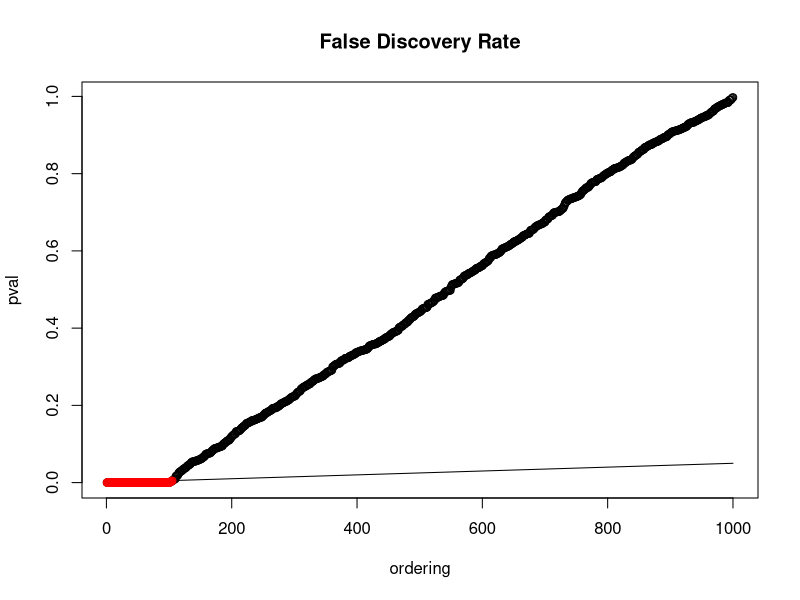

Source code (R):
## ---- chunk 1
knitr::opts_chunk$set(echo = TRUE)
## ---- chunk 2
v1=c(1e-5*runif(100),runif(900)) # Using the input vector
Q=0.05 # Setting the Q value
o1<-order(v1) # Generating the order for the input test vector
pvec<-v1[o1] # Sorting the vector and storing the sorted array in pvec
m<-length(v1) # Obtaining the number of hypothesis by calculating the length of test vector
qline<-Q*c(1:m)/m # Generating Q line for given length
plot(c(c(1:m),c(1:m)),c(qline,pvec),type ="n",xlab ="ordering",ylab="pval",main = "False Discovery Rate") # Plotting the sorted p values with Q Line. Here we are setting up the axes
lines(c(1:m),qline) # Adding Q line
points(c(1:m),pvec) # Adding the sorted test vector points
dv<-pvec-qline 
I1<-(dv<0)
pstar<-max(pvec[I1]) # Calculating p*
I2<-pvec<=pstar # Every p that is less than p* is interesting
points(c(1:m)[I2],pvec[I2],col="red") # Marking those points with red
o1[I2] # This gives the pvalues that are intersting fro the ordered list. In other words it gives the index of the v1 vector for which the p values are interesting
v1[o1[I2]]# These are the p values that are interesting from the original unsorted test vector
